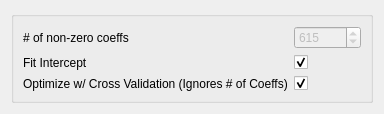
<?xml version="1.0" encoding="UTF-8"?>
<ui version="4.0">
 <class>Form</class>
 <widget class="QWidget" name="Form">
  <property name="sizePolicy">
   <sizepolicy hsizetype="Ignored" vsizetype="Ignored">
    <horstretch>0</horstretch>
    <verstretch>0</verstretch>
   </sizepolicy>
  </property>
  <property name="windowTitle">
   <string>Form</string>
  </property>
  <layout class="QVBoxLayout" name="verticalLayout">
   <item>
    <widget class="QGroupBox" name="groupBox">
     <layout class="QFormLayout" name="formLayout">
      <property name="fieldGrowthPolicy">
       <enum>QFormLayout::AllNonFixedFieldsGrow</enum>
      </property>
      <item row="0" column="0">
       <widget class="QLabel" name="numOfNonZeroCoeffsLabel">
        <property name="text">
         <string># of non-zero coeffs</string>
        </property>
       </widget>
      </item>
      <item row="0" column="1">
       <widget class="QSpinBox" name="numOfNonZeroCoeffsSpinBox">
        <property name="enabled">
         <bool>false</bool>
        </property>
        <property name="maximum">
         <number>999999999</number>
        </property>
        <property name="value">
         <number>615</number>
        </property>
       </widget>
      </item>
      <item row="1" column="0">
       <widget class="QLabel" name="fitInterceptLabel">
        <property name="text">
         <string>Fit Intercept</string>
        </property>
       </widget>
      </item>
      <item row="1" column="1">
       <widget class="QCheckBox" name="fitInterceptCheckBox">
        <property name="checked">
         <bool>true</bool>
        </property>
       </widget>
      </item>
      <item row="2" column="0">
       <widget class="QLabel" name="optimizeWCrossValidationLabel">
        <property name="text">
         <string>Optimize w/ Cross Validation (Ignores # of Coeffs)</string>
        </property>
       </widget>
      </item>
      <item row="2" column="1">
       <widget class="QCheckBox" name="optimizeWCrossValidationCheckBox">
        <property name="checked">
         <bool>true</bool>
        </property>
       </widget>
      </item>
     </layout>
    </widget>
   </item>
  </layout>
 </widget>
 <resources/>
 <connections>
  <connection>
   <sender>optimizeWCrossValidationCheckBox</sender>
   <signal>toggled(bool)</signal>
   <receiver>numOfNonZeroCoeffsSpinBox</receiver>
   <slot>setDisabled(bool)</slot>
   <hints>
    <hint type="sourcelabel">
     <x>268</x>
     <y>71</y>
    </hint>
    <hint type="destinationlabel">
     <x>267</x>
     <y>36</y>
    </hint>
   </hints>
  </connection>
 </connections>
</ui>
